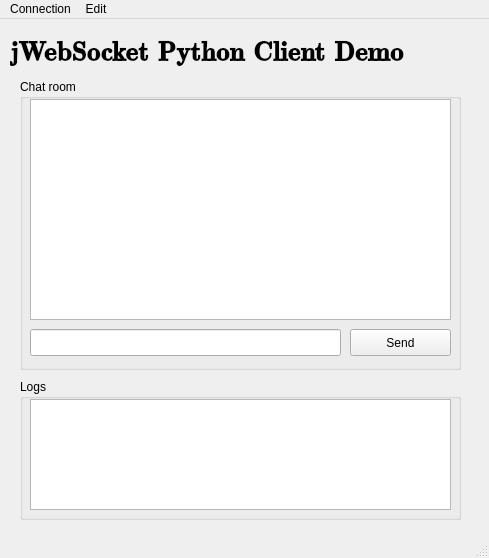
<?xml version="1.0" encoding="UTF-8"?>
<ui version="4.0">
 <class>MainWindow</class>
 <widget class="QMainWindow" name="MainWindow">
  <property name="geometry">
   <rect>
    <x>0</x>
    <y>0</y>
    <width>489</width>
    <height>558</height>
   </rect>
  </property>
  <property name="windowTitle">
   <string>MainWindow</string>
  </property>
  <property name="windowIcon">
   <iconset>
    <normaloff>../../Tesis/Plantillas e Imagenes/Imagenes/Muñecos/zhukovy2.jpg</normaloff>../../Tesis/Plantillas e Imagenes/Imagenes/Muñecos/zhukovy2.jpg</iconset>
  </property>
  <widget class="QWidget" name="centralwidget">
   <widget class="QLabel" name="label">
    <property name="geometry">
     <rect>
      <x>10</x>
      <y>10</y>
      <width>461</width>
      <height>41</height>
     </rect>
    </property>
    <property name="font">
     <font>
      <family>LMRomanDemi10</family>
      <pointsize>20</pointsize>
      <weight>75</weight>
      <bold>true</bold>
     </font>
    </property>
    <property name="text">
     <string>jWebSocket Python Client Demo</string>
    </property>
   </widget>
   <widget class="QGroupBox" name="groupBox">
    <property name="geometry">
     <rect>
      <x>20</x>
      <y>60</y>
      <width>441</width>
      <height>291</height>
     </rect>
    </property>
    <property name="title">
     <string>Chat room</string>
    </property>
    <widget class="QLineEdit" name="cmpWriteText">
     <property name="geometry">
      <rect>
       <x>10</x>
       <y>250</y>
       <width>311</width>
       <height>27</height>
      </rect>
     </property>
    </widget>
    <widget class="QPushButton" name="btnSendChat">
     <property name="geometry">
      <rect>
       <x>330</x>
       <y>250</y>
       <width>101</width>
       <height>27</height>
      </rect>
     </property>
     <property name="text">
      <string>Send</string>
     </property>
    </widget>
    <widget class="QListWidget" name="cmpListChat">
     <property name="geometry">
      <rect>
       <x>10</x>
       <y>20</y>
       <width>421</width>
       <height>221</height>
      </rect>
     </property>
    </widget>
   </widget>
   <widget class="QGroupBox" name="groupBox_2">
    <property name="geometry">
     <rect>
      <x>20</x>
      <y>360</y>
      <width>441</width>
      <height>141</height>
     </rect>
    </property>
    <property name="title">
     <string>Logs</string>
    </property>
    <widget class="QListWidget" name="cmpListLogs">
     <property name="geometry">
      <rect>
       <x>10</x>
       <y>20</y>
       <width>421</width>
       <height>111</height>
      </rect>
     </property>
    </widget>
   </widget>
  </widget>
  <widget class="QMenuBar" name="menubar">
   <property name="geometry">
    <rect>
     <x>0</x>
     <y>0</y>
     <width>489</width>
     <height>19</height>
    </rect>
   </property>
   <widget class="QMenu" name="menuArchivo">
    <property name="geometry">
     <rect>
      <x>218</x>
      <y>115</y>
      <width>120</width>
      <height>106</height>
     </rect>
    </property>
    <property name="title">
     <string>Connection</string>
    </property>
    <addaction name="actionConnect"/>
    <addaction name="actionDisconnect"/>
    <addaction name="actionMake_Ping"/>
   </widget>
   <widget class="QMenu" name="menuEdit">
    <property name="title">
     <string>Edit</string>
    </property>
    <addaction name="actionClear_Chat_2"/>
    <addaction name="actionClear_Logs_2"/>
   </widget>
   <addaction name="menuArchivo"/>
   <addaction name="menuEdit"/>
  </widget>
  <widget class="QStatusBar" name="statusbar"/>
  <action name="actionConnect">
   <property name="text">
    <string>Connect</string>
   </property>
  </action>
  <action name="actionDisconnect">
   <property name="text">
    <string>Disconnect</string>
   </property>
  </action>
  <action name="actionClear_Chat">
   <property name="text">
    <string>Clear Chat</string>
   </property>
  </action>
  <action name="actionClear_Logs">
   <property name="text">
    <string>Clear Logs</string>
   </property>
  </action>
  <action name="actionClear_Chat_2">
   <property name="text">
    <string>Clear Chat</string>
   </property>
  </action>
  <action name="actionClear_Logs_2">
   <property name="text">
    <string>Clear Logs</string>
   </property>
  </action>
  <action name="actionMake_Ping">
   <property name="text">
    <string>Make Ping</string>
   </property>
  </action>
 </widget>
 <resources/>
 <connections>
  <connection>
   <sender>btnSendChat</sender>
   <signal>clicked()</signal>
   <receiver>MainWindow</receiver>
   <slot>sendText()</slot>
   <hints>
    <hint type="sourcelabel">
     <x>371</x>
     <y>348</y>
    </hint>
    <hint type="destinationlabel">
     <x>432</x>
     <y>382</y>
    </hint>
   </hints>
  </connection>
  <connection>
   <sender>actionDisconnect</sender>
   <signal>activated()</signal>
   <receiver>MainWindow</receiver>
   <slot>acctionDisconnects()</slot>
   <hints>
    <hint type="sourcelabel">
     <x>-1</x>
     <y>-1</y>
    </hint>
    <hint type="destinationlabel">
     <x>221</x>
     <y>274</y>
    </hint>
   </hints>
  </connection>
  <connection>
   <sender>actionConnect</sender>
   <signal>activated()</signal>
   <receiver>MainWindow</receiver>
   <slot>showConnectWindow()</slot>
   <hints>
    <hint type="sourcelabel">
     <x>-1</x>
     <y>-1</y>
    </hint>
    <hint type="destinationlabel">
     <x>221</x>
     <y>274</y>
    </hint>
   </hints>
  </connection>
  <connection>
   <sender>actionClear_Chat_2</sender>
   <signal>activated()</signal>
   <receiver>MainWindow</receiver>
   <slot>actionClearChat()</slot>
   <hints>
    <hint type="sourcelabel">
     <x>-1</x>
     <y>-1</y>
    </hint>
    <hint type="destinationlabel">
     <x>221</x>
     <y>274</y>
    </hint>
   </hints>
  </connection>
  <connection>
   <sender>actionClear_Logs_2</sender>
   <signal>activated()</signal>
   <receiver>MainWindow</receiver>
   <slot>actionClearLogs()</slot>
   <hints>
    <hint type="sourcelabel">
     <x>-1</x>
     <y>-1</y>
    </hint>
    <hint type="destinationlabel">
     <x>221</x>
     <y>274</y>
    </hint>
   </hints>
  </connection>
  <connection>
   <sender>actionMake_Ping</sender>
   <signal>activated()</signal>
   <receiver>MainWindow</receiver>
   <slot>actionMakePing()</slot>
   <hints>
    <hint type="sourcelabel">
     <x>-1</x>
     <y>-1</y>
    </hint>
    <hint type="destinationlabel">
     <x>244</x>
     <y>278</y>
    </hint>
   </hints>
  </connection>
 </connections>
 <slots>
  <slot>sendText()</slot>
  <slot>acctionDisconnects()</slot>
  <slot>showConnectWindow()</slot>
  <slot>actionClearChat()</slot>
  <slot>actionClearLogs()</slot>
  <slot>actionMakePing()</slot>
 </slots>
</ui>
